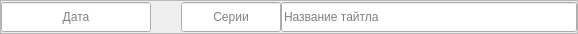
<?xml version="1.0" encoding="UTF-8"?>
<ui version="4.0">
 <class>Form</class>
 <widget class="QWidget" name="Form">
  <property name="geometry">
   <rect>
    <x>0</x>
    <y>0</y>
    <width>578</width>
    <height>34</height>
   </rect>
  </property>
  <property name="minimumSize">
   <size>
    <width>0</width>
    <height>0</height>
   </size>
  </property>
  <property name="windowTitle">
   <string>Form</string>
  </property>
  <property name="autoFillBackground">
   <bool>true</bool>
  </property>
  <property name="styleSheet">
   <string notr="true"/>
  </property>
  <layout class="QVBoxLayout" name="verticalLayout">
   <property name="spacing">
    <number>5</number>
   </property>
   <property name="leftMargin">
    <number>0</number>
   </property>
   <property name="topMargin">
    <number>0</number>
   </property>
   <property name="rightMargin">
    <number>0</number>
   </property>
   <property name="bottomMargin">
    <number>0</number>
   </property>
   <item>
    <widget class="QFrame" name="t_row">
     <property name="enabled">
      <bool>true</bool>
     </property>
     <property name="minimumSize">
      <size>
       <width>0</width>
       <height>0</height>
      </size>
     </property>
     <property name="frameShape">
      <enum>QFrame::StyledPanel</enum>
     </property>
     <property name="frameShadow">
      <enum>QFrame::Raised</enum>
     </property>
     <layout class="QVBoxLayout" name="row_layout">
      <property name="spacing">
       <number>5</number>
      </property>
      <property name="leftMargin">
       <number>0</number>
      </property>
      <property name="topMargin">
       <number>0</number>
      </property>
      <property name="rightMargin">
       <number>0</number>
      </property>
      <property name="bottomMargin">
       <number>0</number>
      </property>
      <item>
       <layout class="QHBoxLayout" name="hor_layout">
        <property name="spacing">
         <number>0</number>
        </property>
        <item>
         <widget class="QLineEdit" name="con_date">
          <property name="minimumSize">
           <size>
            <width>0</width>
            <height>30</height>
           </size>
          </property>
          <property name="maximumSize">
           <size>
            <width>150</width>
            <height>16777215</height>
           </size>
          </property>
          <property name="cursor">
           <cursorShape>PointingHandCursor</cursorShape>
          </property>
          <property name="alignment">
           <set>Qt::AlignCenter</set>
          </property>
          <property name="readOnly">
           <bool>true</bool>
          </property>
          <property name="placeholderText">
           <string>Дата</string>
          </property>
         </widget>
        </item>
        <item>
         <widget class="QLabel" name="status">
          <property name="minimumSize">
           <size>
            <width>30</width>
            <height>30</height>
           </size>
          </property>
          <property name="text">
           <string/>
          </property>
         </widget>
        </item>
        <item>
         <widget class="QLineEdit" name="count">
          <property name="minimumSize">
           <size>
            <width>0</width>
            <height>30</height>
           </size>
          </property>
          <property name="maximumSize">
           <size>
            <width>100</width>
            <height>16777215</height>
           </size>
          </property>
          <property name="layoutDirection">
           <enum>Qt::RightToLeft</enum>
          </property>
          <property name="alignment">
           <set>Qt::AlignCenter</set>
          </property>
          <property name="readOnly">
           <bool>true</bool>
          </property>
          <property name="placeholderText">
           <string>Серии</string>
          </property>
         </widget>
        </item>
        <item>
         <widget class="reLineEdit" name="title_name">
          <property name="enabled">
           <bool>true</bool>
          </property>
          <property name="minimumSize">
           <size>
            <width>0</width>
            <height>30</height>
           </size>
          </property>
          <property name="layoutDirection">
           <enum>Qt::RightToLeft</enum>
          </property>
          <property name="text">
           <string/>
          </property>
          <property name="dragEnabled">
           <bool>false</bool>
          </property>
          <property name="readOnly">
           <bool>true</bool>
          </property>
          <property name="placeholderText">
           <string>Название тайтла</string>
          </property>
         </widget>
        </item>
       </layout>
      </item>
     </layout>
    </widget>
   </item>
  </layout>
 </widget>
 <customwidgets>
  <customwidget>
   <class>reLineEdit</class>
   <extends>QLineEdit</extends>
   <header>relineedit.h</header>
  </customwidget>
 </customwidgets>
 <resources/>
 <connections/>
</ui>
